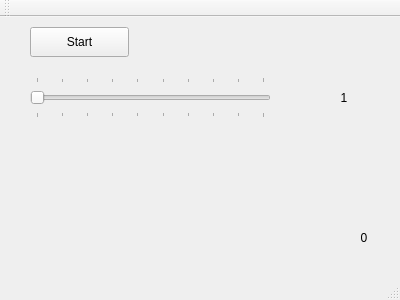
<?xml version="1.0" encoding="UTF-8"?>
<ui version="4.0">
 <class>Gui</class>
 <widget class="QMainWindow" name="Gui">
  <property name="geometry">
   <rect>
    <x>0</x>
    <y>0</y>
    <width>400</width>
    <height>300</height>
   </rect>
  </property>
  <property name="windowTitle">
   <string>Blink</string>
  </property>
  <widget class="QWidget" name="centralWidget">
   <widget class="QPushButton" name="startButton">
    <property name="geometry">
     <rect>
      <x>30</x>
      <y>10</y>
      <width>99</width>
      <height>30</height>
     </rect>
    </property>
    <property name="text">
     <string>Start</string>
    </property>
   </widget>
   <widget class="QLabel" name="blinkLable">
    <property name="geometry">
     <rect>
      <x>330</x>
      <y>210</y>
      <width>68</width>
      <height>22</height>
     </rect>
    </property>
    <property name="text">
     <string>0</string>
    </property>
    <property name="alignment">
     <set>Qt::AlignCenter</set>
    </property>
   </widget>
   <widget class="QSlider" name="SpeedSlider">
    <property name="geometry">
     <rect>
      <x>30</x>
      <y>60</y>
      <width>241</width>
      <height>41</height>
     </rect>
    </property>
    <property name="minimum">
     <number>1</number>
    </property>
    <property name="maximum">
     <number>10</number>
    </property>
    <property name="orientation">
     <enum>Qt::Horizontal</enum>
    </property>
    <property name="tickPosition">
     <enum>QSlider::TicksBothSides</enum>
    </property>
    <property name="tickInterval">
     <number>1</number>
    </property>
   </widget>
   <widget class="QLabel" name="speedLabel">
    <property name="geometry">
     <rect>
      <x>310</x>
      <y>70</y>
      <width>68</width>
      <height>22</height>
     </rect>
    </property>
    <property name="text">
     <string>1</string>
    </property>
    <property name="alignment">
     <set>Qt::AlignCenter</set>
    </property>
   </widget>
  </widget>
  <widget class="QMenuBar" name="menuBar">
   <property name="geometry">
    <rect>
     <x>0</x>
     <y>0</y>
     <width>400</width>
     <height>28</height>
    </rect>
   </property>
  </widget>
  <widget class="QToolBar" name="mainToolBar">
   <attribute name="toolBarArea">
    <enum>TopToolBarArea</enum>
   </attribute>
   <attribute name="toolBarBreak">
    <bool>false</bool>
   </attribute>
  </widget>
  <widget class="QStatusBar" name="statusBar"/>
 </widget>
 <layoutdefault spacing="6" margin="11"/>
 <resources/>
 <connections>
  <connection>
   <sender>SpeedSlider</sender>
   <signal>valueChanged(int)</signal>
   <receiver>speedLabel</receiver>
   <slot>setNum(int)</slot>
   <hints>
    <hint type="sourcelabel">
     <x>154</x>
     <y>111</y>
    </hint>
    <hint type="destinationlabel">
     <x>360</x>
     <y>118</y>
    </hint>
   </hints>
  </connection>
 </connections>
</ui>
